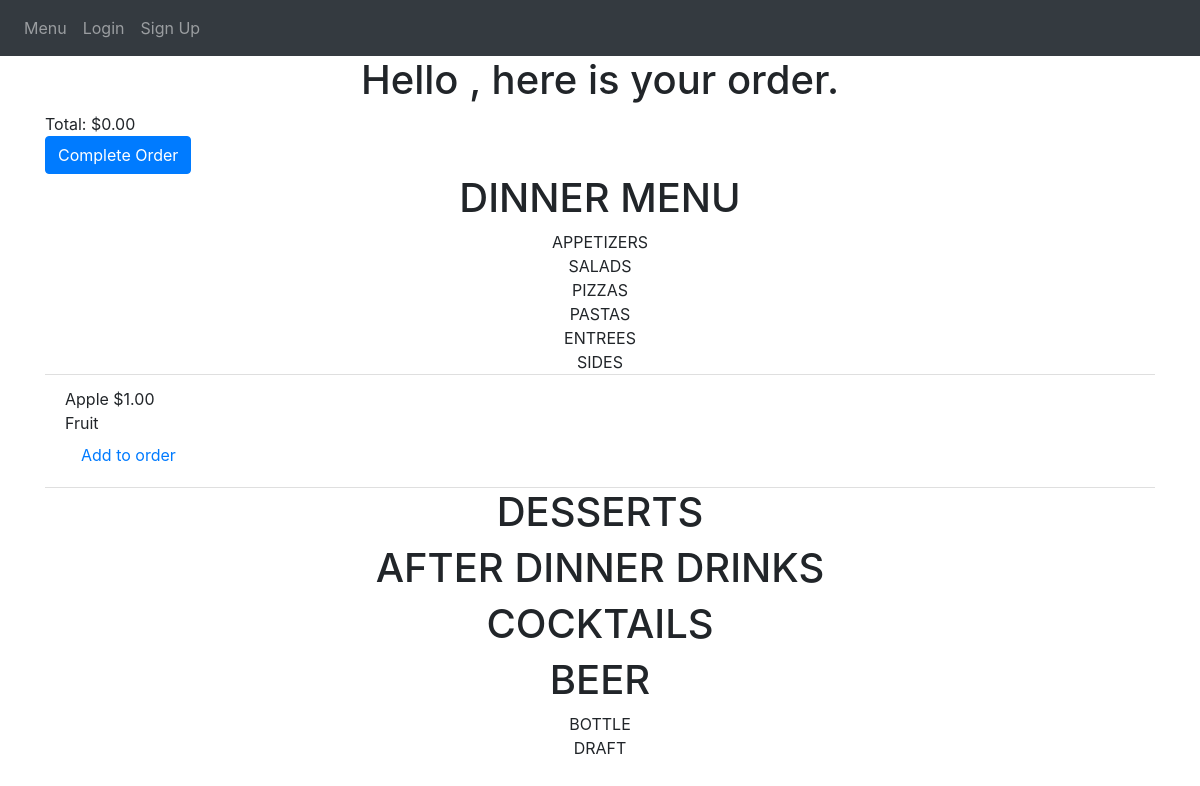
Before: /refresh-order with the older database file.
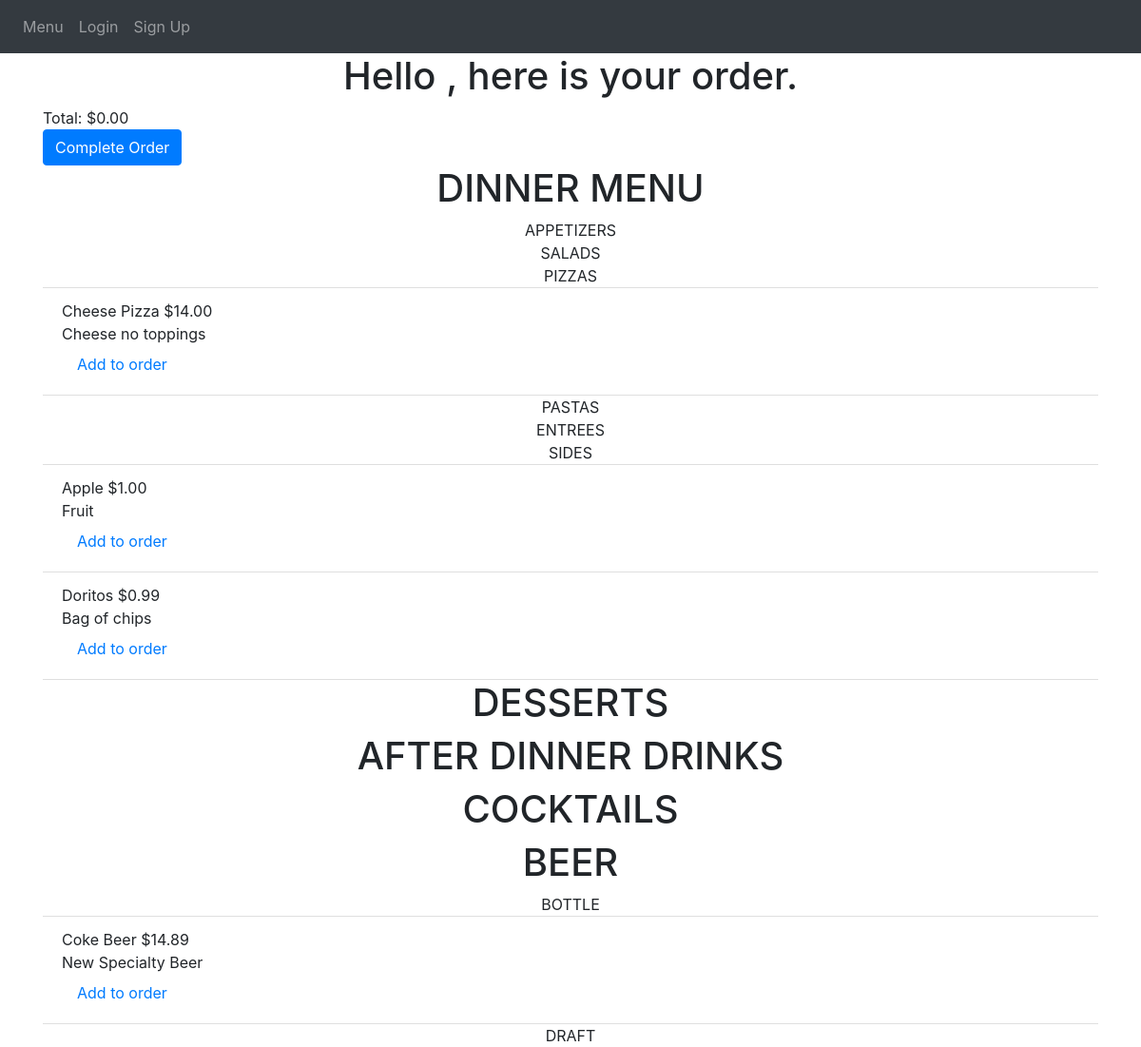
After: the same page with the newer database file.
### avanzareApp/models.py (models this page shows)
class Order(db.Model):
    id = db.Column(db.Integer, primary_key=True)
    name = db.Column(db.String(150))
    comment = db.Column(db.String(10000))
    total = db.Column(db.Float)
    date = db.Column(db.DateTime(timezone=True), default=func.now())
    user_id = db.Column(db.Integer, db.ForeignKey('user.id'))
    items = db.relationship('Menu_order')

class Menu(db.Model):
    id = db.Column(db.Integer, primary_key=True)
    name = db.Column(db.String(150), unique=True)
    price = db.Column(db.String(150))
    description = db.Column(db.String(10000))
    menu_type = db.Column(db.String(150))
    date = db.Column(db.DateTime(timezone=True), default=func.now())
    user_id = db.Column(db.Integer, db.ForeignKey('user.id'))

### avanzareApp/views.py (the view)
@views.route('/refresh-order', methods=['GET', 'POST'])
def refresh_order():
    new_order = db.session.query(Order).order_by(Order.id.desc()).first()
    user = User.query.filter(User.email == 'headChef@gmail.com').first()
    items = Menu.query.filter_by(user_id=user.id).order_by(Menu.name).all()
    return render_template("order.html", items=items, new_order=new_order, user=current_user)

### avanzareApp/templates/order.html (shortened to what this page needs)
{% extends "base.html" %} {% block title %}Home{% endblock %}
{% block content %}
    <h1 align="center"> Hello {{ user.first_name }}, here is your order. </h1>
{% if "${:,.2f}".format(new_order.total) == "$-0.00" %}
   <div>Total: $0.00</div>
{% else %}
    <div>Total: {{ "${:,.2f}".format(new_order.total) }}</div>
{% endif %}
<form method="POST">
    <button type="submit" class="btn btn-primary">Complete Order</button>
</form>
    <h1 align="center"> DINNER MENU </h1>
        <ul class="list-group list-group-flush" id="items">
            {% set DINNER_sub_menus = ["APPETIZERS", "SALADS", "SIDES"] %}
            {% set print_once = 1 %}
            {% for menu in ["APPETIZERS", "SALADS", "PIZZAS", "PASTAS", "ENTREES", "SIDES"] %}
                {% if print_once == 1 %}
                    <div align="center">{{ menu }}</div>
                    {% set print_once = 0 %}
                {% endif %}
              {% for item in items %}
                    {% if item.menu_type == menu %}
                      <li class="list-group-item">
                          {{ item.name }}
                          {% set tmp = "$" + (item.price | string) %}
                          {{ tmp }}
                          <br />
                          {{ item.description }}
                            <br />
                          <a class="nav-item nav-link" href="{{ url_for('views.add_to_order', item_id=item.id, order_id=new_order.id) }}">Add to order</a>
                      </li>
                    {% endif %}
              {% endfor %}
            {% set print_once = 1 %}
            {% endfor %}
        </ul>
<h1 align="center"> DESSERTS </h1>
<h1 align="center"> AFTER DINNER DRINKS </h1>
<h1 align="center"> COCKTAILS </h1>
<h1 align="center"> BEER </h1>
        <ul class="list-group list-group-flush" >
            {% set BEER_sub_menus = ["BOTTLE", "DRAFT"] %}
            {% set print_once = 1 %}
            {% for menu in BEER_sub_menus %}
                {% if print_once == 1 %}
                    <div align="center">{{ menu }}</div>
                    {% set print_once = 0 %}
                {% endif %}
              {% for item in items %}
                    {% if item.menu_type == menu %}
                      <li class="list-group-item">
                          {{ item.name }}
                          {% set tmp = "$" + (item.price | string) %}
                          {{ tmp }}
                          <br />
                          {{ item.description }}
                          <br />
                            <a class="nav-item nav-link" href="{{ url_for('views.add_to_order', item_id=item.id, order_id=new_order.id) }}">Add to order</a>
                      </li>
                    {% endif %}
              {% endfor %}
            {% set print_once = 1 %}
            {% endfor %}
            </ul>
{% endblock %}

### avanzareApp/templates/base.html (shortened to what this page needs)
<!DOCTYPE html>
<html lang="en">
<head>
    <link
      rel="stylesheet"
      href="https://stackpath.bootstrapcdn.com/bootstrap/4.4.1/css/bootstrap.min.css"
    />
    <link
      rel="stylesheet"
      href="https://stackpath.bootstrapcdn.com/font-awesome/4.7.0/css/font-awesome.min.css"
    />
    <link rel="stylesheet" href="style.css">
</head>
<body>
    <nav class="navbar navbar-expand-lg navbar-dark bg-dark">
        <div class="collapse navbar-collapse" id="navbar">
            <div class="navbar-nav">
                {% if user.is_authenticated %}
                    {% if user.email == "headChef@gmail.com" %}
                        <a class="nav-item nav-link" id="edit_menu" href="/add-menu-item">Edit Menu</a>
                    {% endif %}
                    <a class="nav-item nav-link" id="home" href="/">Home</a>
                    <a class="nav-item nav-link" id="order" href="/order">Order</a>
                    <a class="nav-item nav-link" id="logout" href="/logout">Logout</a>
                {% else %}
                    <a class="nav-item nav-link" id="menu" href="/start_page">Menu</a>
                    <a class="nav-item nav-link" id="login" href="/login">Login</a>
                    <a class="nav-item nav-link" id="signup" href="/sign-up">Sign Up</a>
                {% endif %}
            </div>
        </div>
    </nav>
    <div class="container">
    {% block content %}
    {% endblock %}
    </div>
</body>
</html>

Changed rows visible on the page:
added Menu: name "Cheese Pizza", tmp "$14.00", description "Cheese no toppings", shown under "PIZZAS"
added Menu: name "Doritos", tmp "$0.99", description "Bag of chips", shown under "SIDES"
added Menu: name "Coke Beer", tmp "$14.89", description "New Specialty Beer", shown under "BOTTLE"
